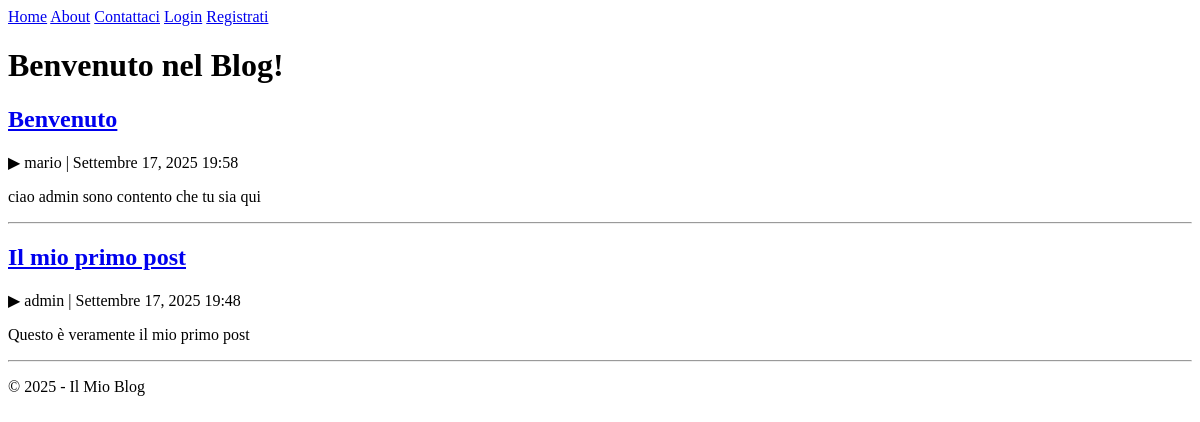
The page /blog/ on the database as committed earlier.
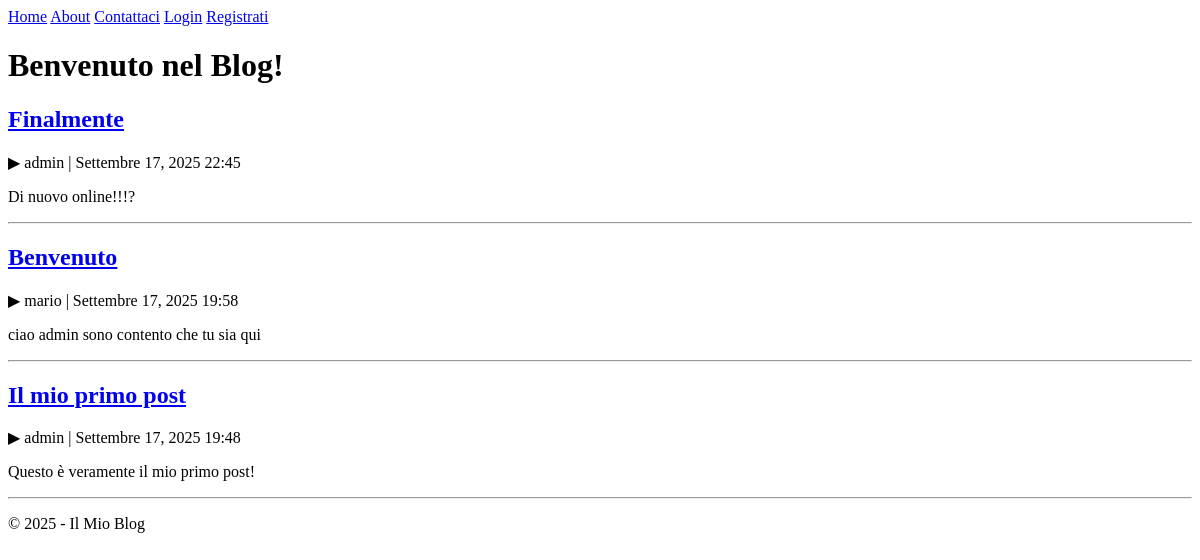
The same page on the database as committed later.
### blog/models.py (models this page shows, shortened)
class Post(models.Model):
    title = models.CharField(max_length=100)
    content = models.TextField(null=True, blank=True)
    date_posted = models.DateTimeField(default=timezone.now)
    author = models.ForeignKey(User, on_delete=models.CASCADE)

### blog/views.py (the view)
# urls.py: path('', PostListView.as_view(), name='blog-home'),
class PostListView(ListView):
    model = Post # 1. Quale modello interrogare
    template_name = 'blog/home.html' # 2. Quale template usare
    context_object_name = 'posts' # 3. Come si chiamerà la nostra lista nel template
    ordering = ['-date_posted'] # Aggiungiamo anche l'ordinamento

### blog/templates/blog/home.html
{% extends 'blog/base.html' %}
{% block content %}
    <h1>Benvenuto nel Blog!</h1>
    {% for post in posts %}
        <article>
            <h2><a href="{% url 'post-detail' post.pk %}">{{ post.title }}</a></h2>
            <p>▶ {{ post.author }} | {{ post.date_posted|date:"F d, Y H:i" }}</p>
            <p>{{ post.content }}</p>
        </article>
        <hr>
    {% endfor %}
{% endblock content %}

Rows that differ between the two databases and show on the page:
added Post: title "Finalmente", author "admin", date_posted "Settembre 17, 2025 22:45", content "Di nuovo online!!!?"
changed Post "Il mio primo post": content "Questo è veramente il mio primo post" → "Questo è veramente il mio primo post!"
